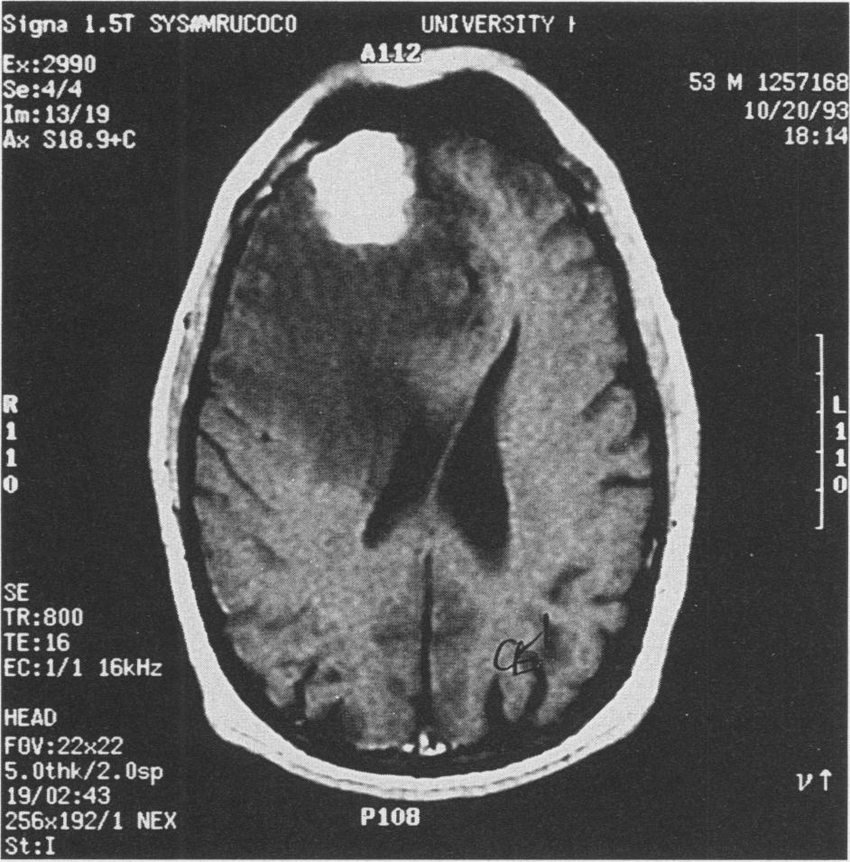
#> input picture brain tumor 3.png, 850 x 862 px, found by its file name
$ jupyter execute 'Brain tumor segmentation3.ipynb'
#> lines starting #> are read from the running program, lines starting #| are printed output that depends on the picture; after the words box and inside, x2 and y2 are one past the last pixel; in counts of white or black regions, pixels touching at a corner belong together
[cell 1]
import cv2 as cv
import numpy as np
from sklearn.svm import SVC
import matplotlib.pyplot as plt

[cell 2]
img = cv.imread('photos/Medical Images/Brain tumor/brain tumor 3.png')
#> img is the input picture: shape (862, 850, 3); min 24, max 251, mean 84.7

blurred = cv.GaussianBlur(img, (1, 1), 0)
background = cv.morphologyEx(blurred, cv.MORPH_OPEN, cv.getStructuringElement(cv.MORPH_ELLIPSE,(15,15)))
subtracted = cv.subtract(blurred, background)
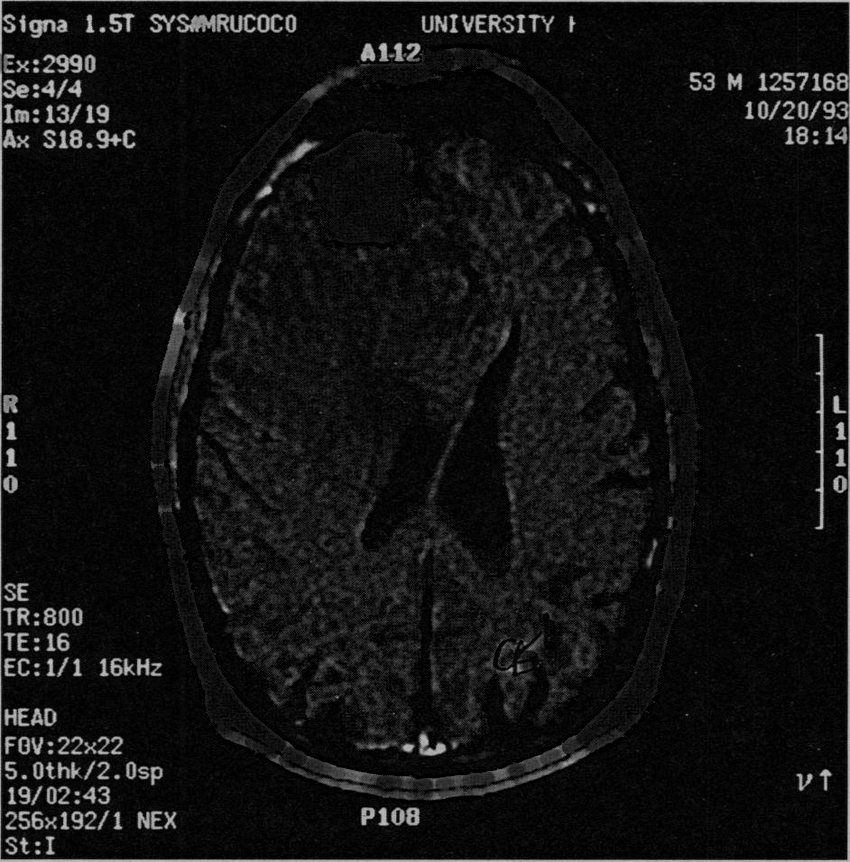
#> subtracted: shape (862, 850, 3); min 0, max 201, mean 17.6

gray = cv.cvtColor(img, cv.COLOR_BGR2GRAY)

_, thresh = cv.threshold(gray, 195, 255, cv.THRESH_BINARY)
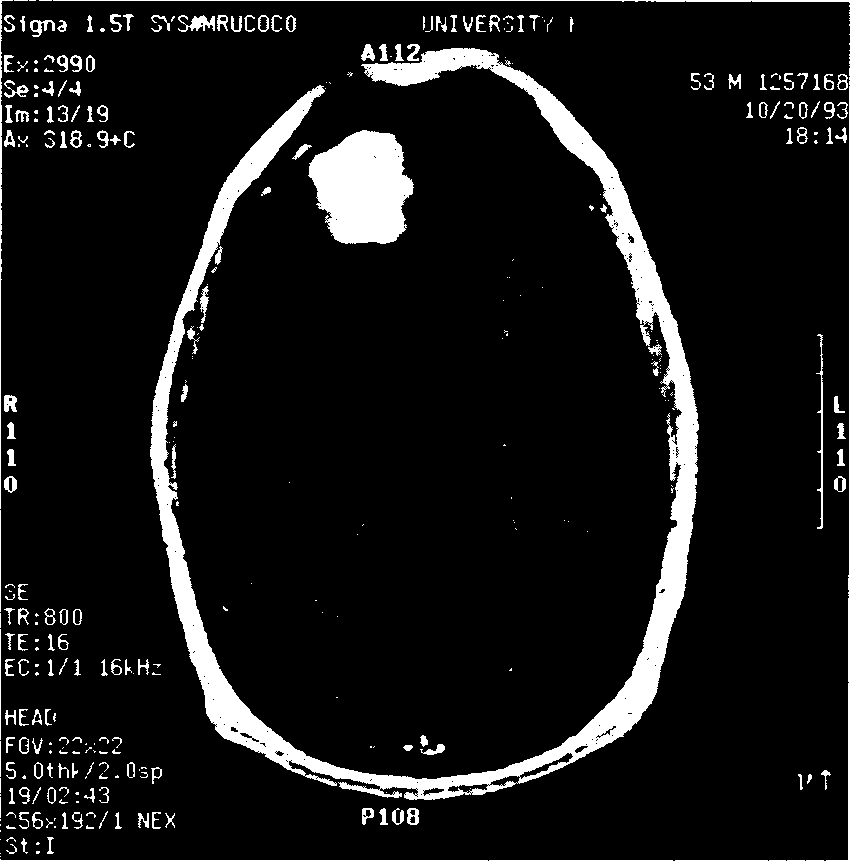
#> thresh: shape (862, 850); 9% white; 347 white regions (162 under 20 px)

threshold_area = 5000
features = []
labels = []

contours, _ = cv.findContours(thresh, cv.RETR_EXTERNAL, cv.CHAIN_APPROX_SIMPLE)
#> contours = 346 contours, 202 with area under 20; largest, box (x1, y1, x2, y2) and area: (150, 48, 699, 800) 38624, (308, 130, 414, 244) 8654, (0, 86, 850, 862) 1120, (178, 15, 215, 32) 234, (816, 334, 823, 529) 210
for contour in contours:
    area = cv.contourArea(contour)
    perimeter = cv.arcLength(contour, True)
#> this loop made 346 passes
#> (area, perimeter) on passes 7, 8, 18: (24, 38.97), (32, 48.14), (25, 64.77)

for contour in contours:
    area = cv.contourArea(contour)
    if area == threshold_area:
        cv.drawContours(img, [contour], -1, (0, 255, 0), 2)
    else:
        cv.drawContours(img, [contour], -1, (0, 0, 255), 2)
#> this loop made 346 passes
#> area on passes 7, 8, 18: 24, 32, 25
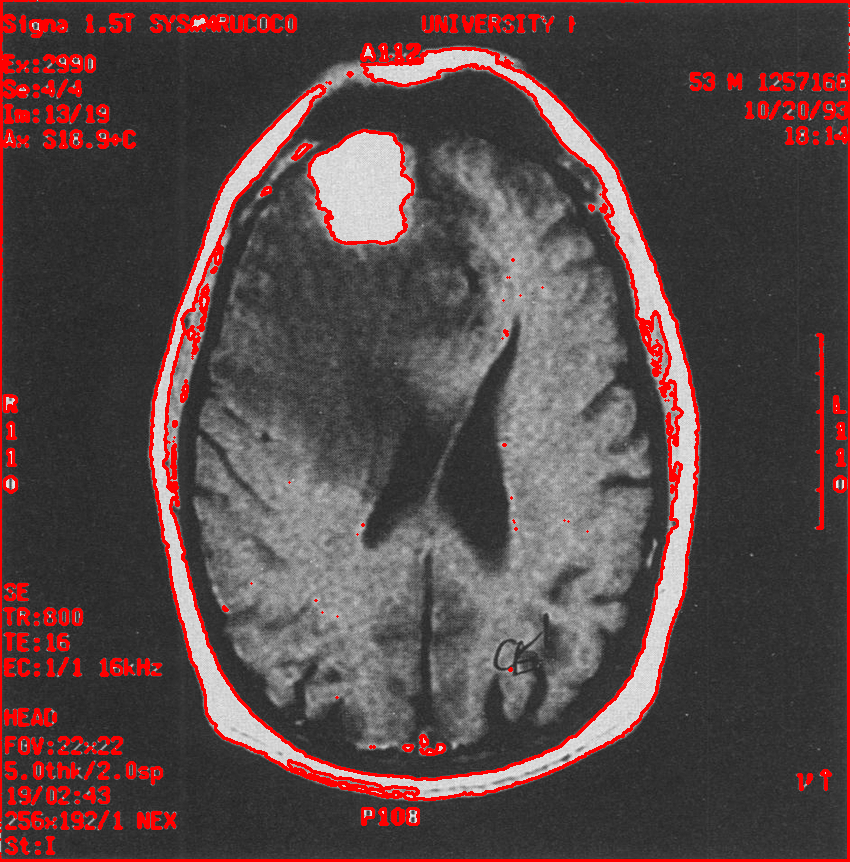
#> img: shape (862, 850, 3); 7.06% of pixels changed, all inside (x1, y1, x2, y2) = (0, 0, 850, 862)

kernel = cv.getStructuringElement(cv.MORPH_ELLIPSE, (5, 5))
#> kernel = [[0, 0, 1, 0, 0], [1, 1, 1, 1, 1], [1, 1, 1, 1, 1], [1, 1, 1, 1, 1], [0, 0, 1, 0, 0]]
cleaned = cv.morphologyEx(thresh, cv.MORPH_OPEN, kernel)
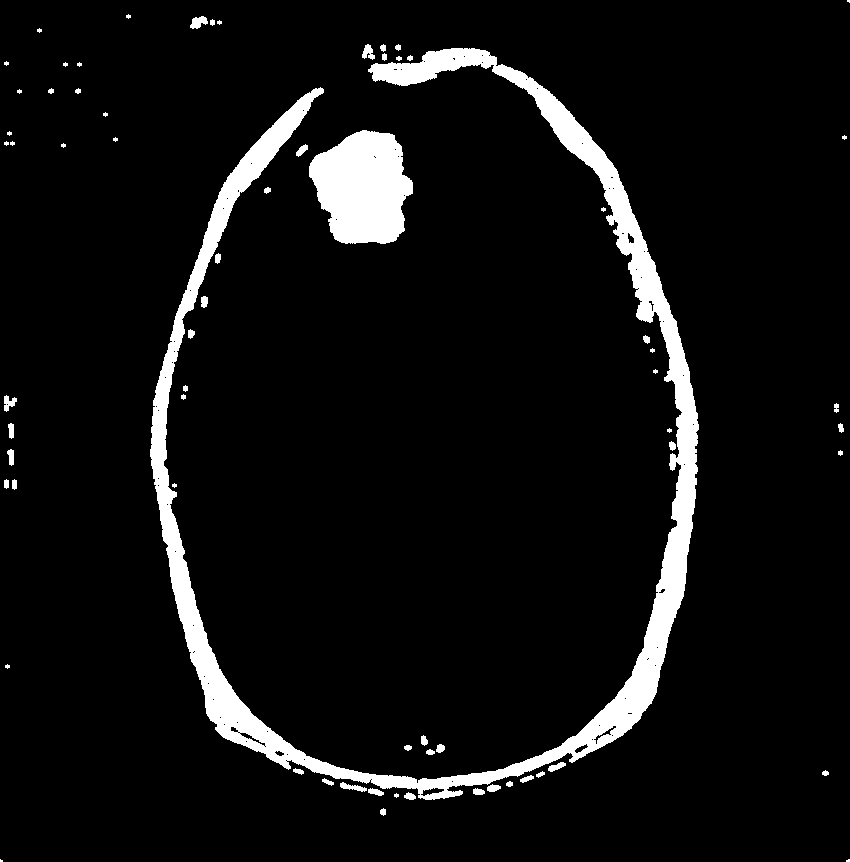
#> cleaned: shape (862, 850); 6.7% white; 70 white regions (24 under 20 px), largest, box (x1, y1, x2, y2) and area: (150, 48, 699, 800) 37476, (309, 130, 413, 244) 8742, (190, 16, 208, 29) 149

overlay = img.copy()
for contour in contours:
    area = cv.contourArea(contour)
    if area > threshold_area:
        cv.drawContours(overlay, [contour], -1, (0, 255, 0), 2)
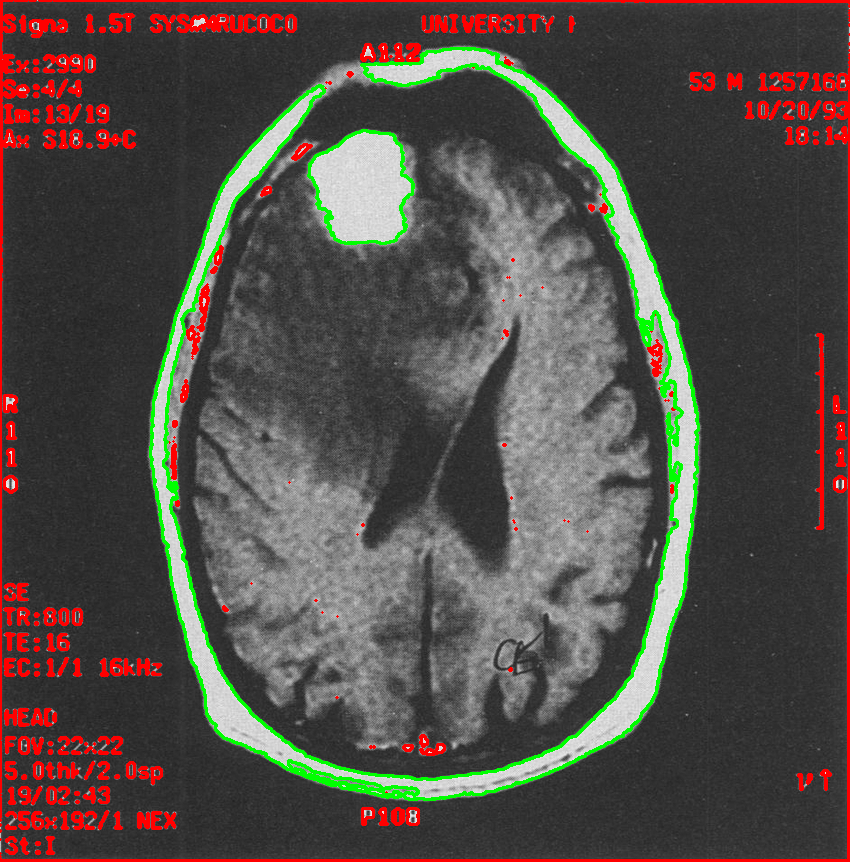
#> overlay: shape (862, 850, 3); 2.43% of pixels changed, all inside (x1, y1, x2, y2) = (149, 47, 700, 801)

alpha = 0.5
output = cv.addWeighted(overlay, alpha, img, 1 - alpha, 0)
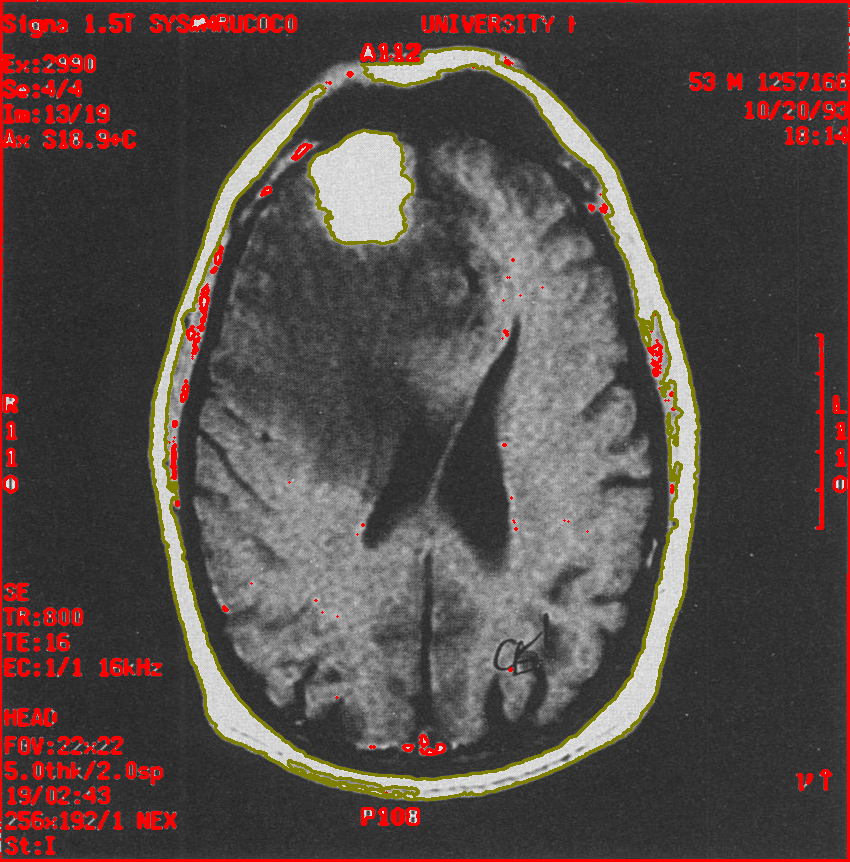
#> output: shape (862, 850, 3); mean B, G, R 71.6, 74.7, 86.5

plt.imshow(img)
plt.title('Tumor detected')
plt.show()

cv.imshow('M Img', output)
cv.imwrite('photos/Medical Images/brain tumor seg3.jpg', output)
cv.waitKey(0)
cv.destroyAllWindows()
